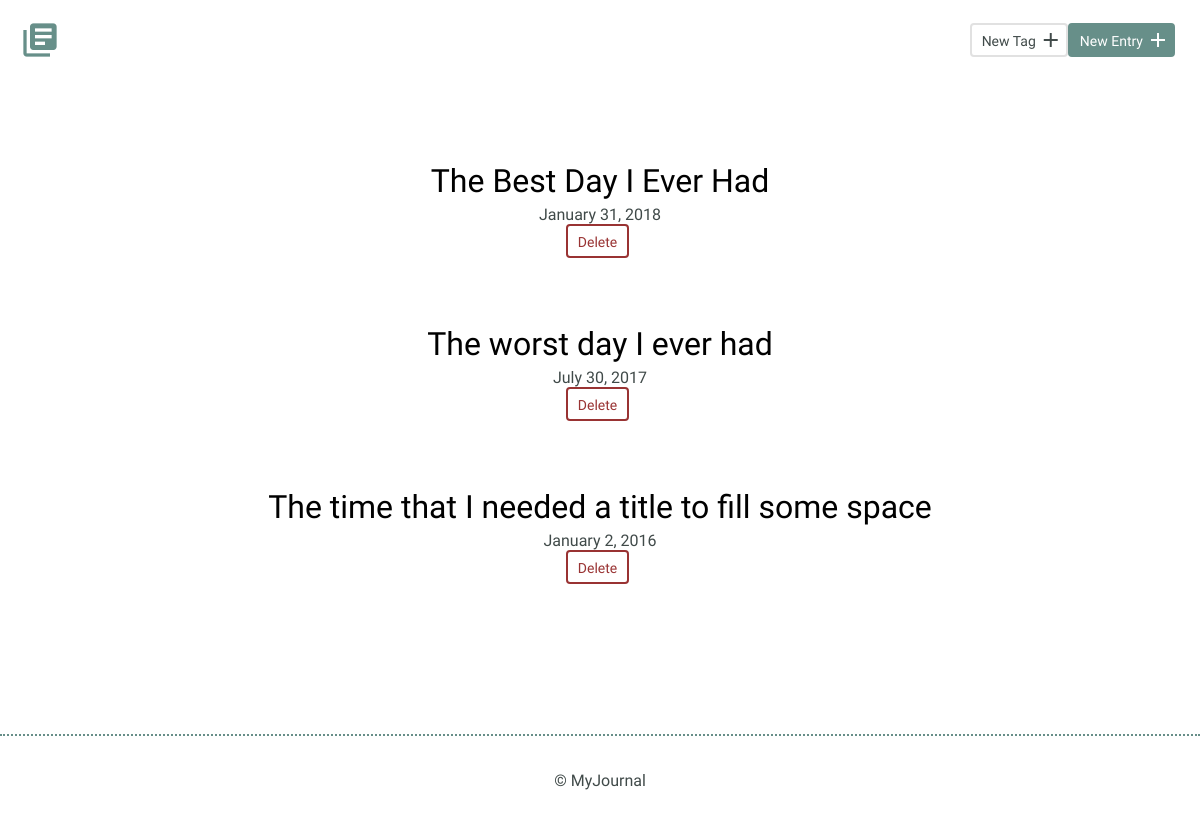
Before: / with the older database file.
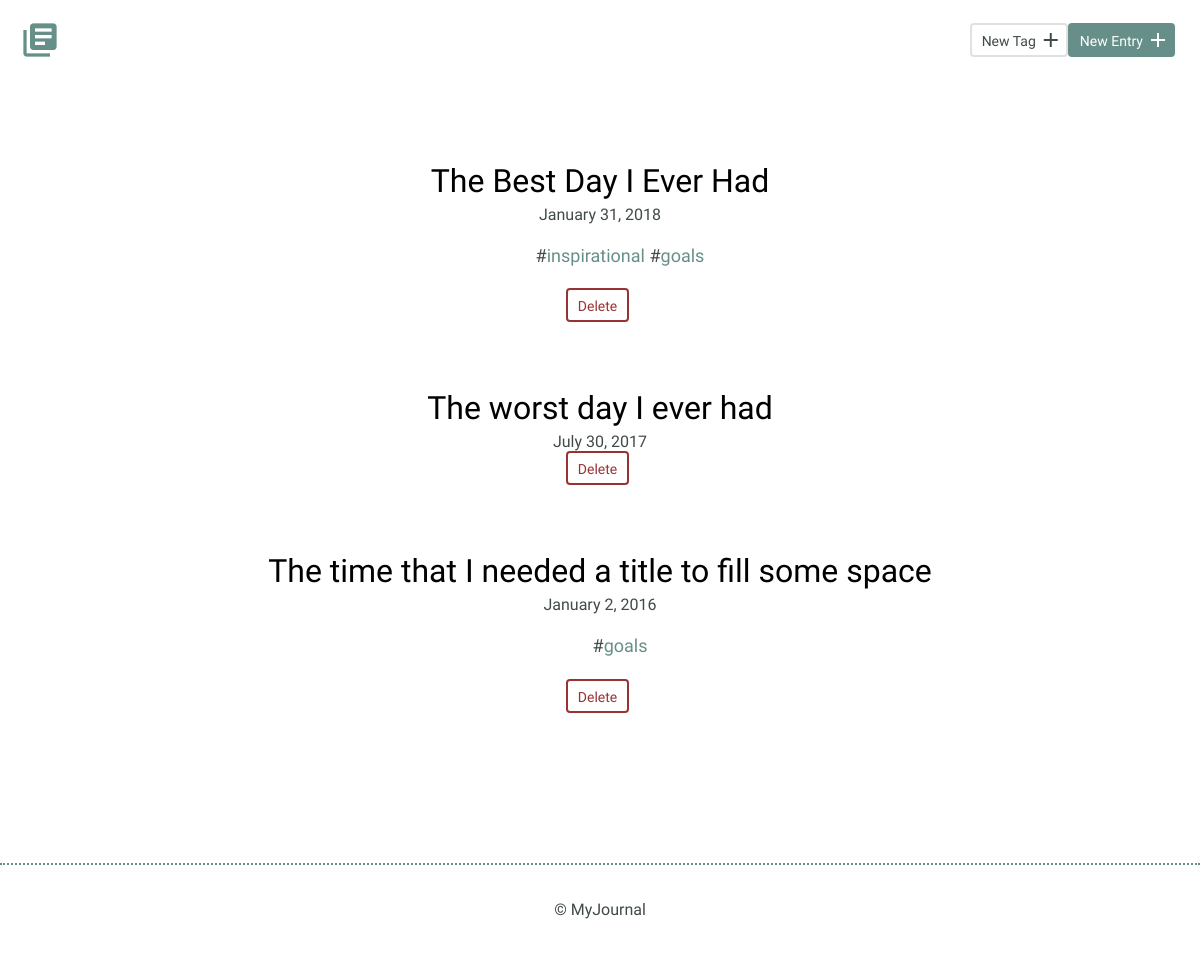
After: the same page with the newer database file.
### tables this page shows
CREATE TABLE "entries" (
	`id`	INTEGER,
	`title`	TEXT,
	`date`	TEXT,
	`time_spent`	INTEGER,
	`learned`	BLOB,
	`resources`	BLOB,
	PRIMARY KEY(`id`)
);

CREATE TABLE "tags" (
	"id"	INTEGER PRIMARY KEY AUTOINCREMENT UNIQUE,
	"title"	TEXT NOT NULL UNIQUE
);

### inc/connection.php (called while the page is built)
<?php
try {
  $db = new PDO('sqlite:' . __DIR__ . '/journal.db');
  $db->setAttribute(PDO::ATTR_ERRMODE, PDO::ERRMODE_EXCEPTION);
  return $db;
} catch (Exception $ex) {
  echo $ex->get_message();
  die();
}

### inc/functions.php (called while the page is built, shortened)
<?php
function get_all_entries() {
  include('connection.php');
  try {
    $results = $db->query('SELECT id, title, date FROM entries ORDER BY date DESC');
  } catch(Exception $ex) {
    echo $ex->get_message();
    return false;
  }
  return $results->fetchAll(PDO::FETCH_ASSOC);
}
function get_entry_tags($entry_id) {
  include('connection.php');
  $sql = 'SELECT tags.id, title
          FROM entries_tags
          LEFT JOIN tags
          ON tag_id = tags.id
          WHERE entry_id = ?;';
  try {
    $results = $db->prepare($sql);
    $results->bindValue(1, $entry_id, PDO::PARAM_INT);
    $results->execute();
    return $results->fetchAll(PDO::FETCH_ASSOC);
  } catch(Exceptoin $ex) {
    echo $ex->get_message();
    return false;
  }
}

### index.php (the view, shortened to what this page needs)
<?php
include('inc/functions.php');
if(isset($_GET['tag'])) {
    $entries = get_entries_by_tag(filter_input(INPUT_GET, 'tag', FILTER_SANITIZE_STRING));
} else {
    $entries = get_all_entries();
}
include('inc/header.php');
?>
<section>
    <div class="container">
        <div class="entry-list">
        <?php
        if (empty($entries)) {
            echo '<h2>No Journal entries found</h2>';
            echo '<a href="new.php">Let\'s Create One!</a>';
        } else {
            foreach($entries as $entry) {
                $date = date('F j, Y', strtotime($entry['date']));
                echo '<article>';
                echo '<h2><a href="detail.php?id=' . $entry['id'] .  '">' . $entry['title'] . '</a></h2>';
                echo '<time datetime=' . $entry['date'] .  '>' . $date .  '</time>';
                $tags = get_entry_tags($entry['id']);
                if (!empty($tags)) {
                    echo '<ul class="tags">';
                    foreach($tags as $tag) {
                        echo '<li><a href="index.php?tag=' . $tag['title'] . '" >' . $tag['title'] . '</a></li>';
                    }
                    echo '</ul>';
                }
                echo '<form action="entry.php" method="post">';
                echo '<input type="submit" value="Delete" name="delete" class="button button-warning" />';
                echo '</form>';
                echo '</article>';
            }
        }
        ?>
        </div>
    </div>
</section>
<?php
include('inc/footer.php');
?>

### inc/header.php (shortened to what this page needs)
<!DOCTYPE html>
<html lang="en" >
    <head>
        <link rel="stylesheet" href="css/normalize.css">
        <link rel="stylesheet" href="css/site.css">
    </head>
    <body>
        <header>
            <div class="container">
                <div class="site-header">
                    <a class="logo" href="index.php"><i class="material-icons">library_books</i></a>
                    <a class="button icon-right" href="entry.php"><span>New Entry</span> <i class="material-icons">add</i></a>
                    <a class="button icon-right button-secondary" href="tag.php"><span>New Tag</span> <i class="material-icons">add</i></a>
                </div>
            </div>
        </header>

### inc/footer.php
<footer>
            <div>
                &copy; MyJournal
            </div>
        </footer>
    </body>
</html>

### css/site.css (style rules this page uses)
body { font-size: 16px; color: #404a49; font-family: 'Cousine', serif; font-weight: 400; }
.container { margin: 0 auto; padding: 0 25px; }
header .site-header { margin: 0 auto; height: 95px; }
header .logo i { color: #678f89; margin: 20px 0 0 -5px; float: left; font-size: 40px; }
header .button { float: right; margin: 33px 0 0 0; }
footer { text-align: center; padding: 35px 0; border-top: 2px dotted #678f89; }
.button { padding: 8px 10px 6px 10px; background: #678f89; border: 2px solid #678f89; border-radius: 4px; text-decoration: none; color: #FFF; position: relative; text-align: center; font-size: 14px; }
.button.button-secondary { background: #FFF; border: 2px solid #e1e1e1; color: #404a49; }
.button.button-warning { background: #FFF; border: 2px solid #933; color: #933; }
.button.icon-right { padding-right: 30px; top: -10px; }
.button.icon-right i { position: absolute; top: 3px; right: 3px; }
h1, h2, h3 { margin: 0; font-weight: 400; line-height: 1em; color: #000; }
h2 { font-size: 32px; }
h2 a { text-decoration: none; color: #000; }
ul li { line-height: 1.8em; font-size: 18px; }
ul li a { border-bottom: 2px solid #678f89; line-height: 1.8em; color: #678f89; text-decoration: none; }
.entry-list, .edit-entry, .new-entry { max-width: 800px; margin: 0 auto; padding: 70px 0 150px 0; }
.entry-list article { margin-bottom: 70px; text-align: center; }
.entry-list article:last-child { margin-bottom: 0; }
.entry-list article h2 { margin-bottom: 8px; }
input[type=submit] { margin-right: 5px; }
.tags { list-style-type: none; }
.tags li { display: inline; }
.tags li::before { content: ' #'; }
.tags a { border: none; }

Changed rows visible on the page:
added tags: title "inspirational", shown under entries "The Best Day I Ever Had"
added tags: title "goals"
